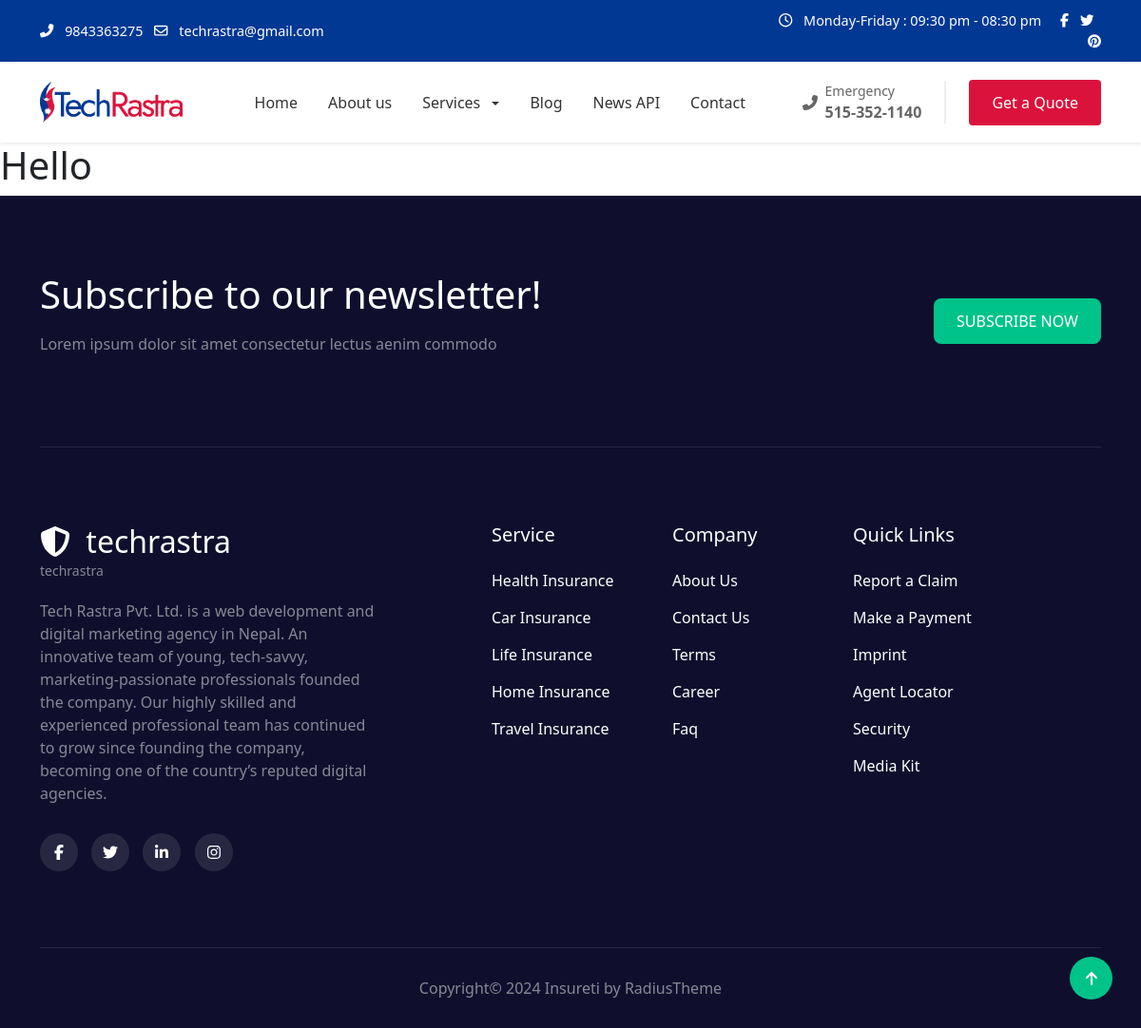
Page /about-us on the committed database.
### website/models.py (models this page shows, shortened)
class Setting(models.Model):
    name = models.CharField(max_length=100)
    slug = models.SlugField(max_length=100, unique=True)
    email = models.EmailField(blank=True, null=True)
    phone = models.CharField(max_length=100, blank=True, null=True)
    address = models.CharField(max_length=100, blank=True, null=True)
    description = models.TextField(blank=True, null=True)
    logo = models.ImageField(upload_to='logo/', blank=True, null=True)
    favicon = models.ImageField(upload_to='favicon/', blank=True, null=True)
    meta_title = models.CharField(max_length=100, blank=True, null=True)
    meta_description = models.TextField(blank=True, null=True)
    meta_keyword = models.TextField(blank=True, null=True)

### website/views.py (the view)
# urls.py: path('about-us', views.about, name='about-us'),
def about(request):
    data={
            'aboutUs': Page.objects.get(page_section_name='about-us'),
    }
    return render(request, 'about.html',data)

### website/general.py (called while the page is built)
def global_data(request):
    data={
            'settingData': Setting.objects.first(),
            'menuServiceData': Service.objects.all(),
    }
    return data

### website/templates/about.html
{% extends 'layouts/master.html' %}
{% block content %}
<h1>Hello</h1>
{% endblock %}

### website/templates/layouts/header.html (shortened to what this page needs)
    {% load static %}
    <div class="top-bar">
        <div class="container">
            <div class="row align-items-center">
                <div class="col-md-8">
                    {% if settingData %}
                    <a href="tel:{{settingData.phone}}" class="text-white me-2 text-decoration-none">
                        <i class="fas fa-phone-alt me-2"></i>
                            {{ settingData.phone }}
                    </a>
                    {% endif %}
                    <a href="" class="text-white me-2 text-decoration-none">
                        <i class="far fa-envelope me-2"></i>
                        {% if settingData %}
                            {{ settingData.email }}
                        {% else %}
                        info@techrastra.com
                        {% endif %}
                    </a>
                </div>
                <div class="col-md-4 text-end">
                        <span class="me-3">
                            <i class="far fa-clock me-2"></i>
                            Monday-Friday : 09:30 pm - 08:30 pm
                        </span>
                    <a href="#" class="text-white me-2"><i class="fab fa-facebook-f"></i></a>
                    <a href="#" class="text-white me-2"><i class="fab fa-twitter"></i></a>
                    <a href="#" class="text-white"><i class="fab fa-pinterest"></i></a>
                </div>
            </div>
        </div>
    </div>
    <nav class="navbar navbar-expand-lg navbar-light bg-white py-3 shadow-sm sticky-top">
        <div class="container">
            <a class="navbar-brand" href="{% url 'index' %}">
                {% if settingData.logo %}
                    <img src="{{ settingData.logo.url }}" alt="Techrastra">
                {% else %}
                    <img src="{% static 'logo/logo.webp' %}" alt="Techrastra">
                {% endif %}
            </a>
            <div class="collapse navbar-collapse" id="navbarNav">
                <ul class="navbar-nav mx-auto">
                    <li class="nav-item">
                        <a class="nav-link" href="{% url 'index' %}">
                            Home
                        </a>
                    </li>
                    <li class="nav-item">
                        <a class="nav-link" href="{% url 'about-us' %}">
                            About us
                        </a>
                    </li>
                    <li class="nav-item dropdown">
                        <a class="nav-link dropdown-toggle" href="{% url 'service' %}" role="button" data-bs-toggle="dropdown">
                            Services
                        </a>
                    </li>
                    <li class="nav-item">
                        <a class="nav-link" href="{% url 'blog' %}">
                            Blog
                        </a>
                    </li>
                    <li class="nav-item">
                        <a class="nav-link" href="{% url 'api-news' %}">
                            News API
                        </a>
                    </li>
                    <li class="nav-item">
                        <a class="nav-link" href="{% url 'contact' %}">
                            Contact
                        </a>
                    </li>
                </ul>
                <div class="d-flex align-items-center">
                    <div class="emergency-phone me-4">
                        <div class="d-flex align-items-center">
                            <i class="fas fa-phone-alt me-2"></i>
                            <div>
                                <small class="d-block">Emergency</small>
                                <strong>515-352-1140</strong>
                            </div>
                        </div>
                    </div>
                    <a href="{% url 'service' %}" class="btn-quote">Get a Quote</a>
                </div>
            </div>
        </div>
    </nav>

### website/templates/layouts/footer.html
<footer class="footer-section">
    <div class="container">
        <div class="newsletter-section">
            <div class="row align-items-center">
                <div class="col-lg-6">
                    <h2 class="h1 mb-3">Subscribe to our newsletter!</h2>
                    <p class="text-white-50">Lorem ipsum dolor sit amet consectetur lectus aenim commodo</p>
                </div>
                <div class="col-lg-6 text-lg-end">
                    <button class="subscribe-btn">SUBSCRIBE NOW</button>
                </div>
            </div>
        </div>
        <div class="row g-4">
            <div class="col-lg-4">
                <div class="footer-logo">
                    <h3 class="h2 mb-0">
                        <i class="fas fa-shield-alt me-2"></i>
                        {{settingData.name}}
                    </h3>
                    <small class="text-white-50 d-block">
                        {{settingData.name}}
                    </small>
                </div>
                <p class="text-white-50">
                    {{settingData.description | safe}}
                </p>
                <div class="social-links">
                    <a href="#"><i class="fab fa-facebook-f"></i></a>
                    <a href="#"><i class="fab fa-twitter"></i></a>
                    <a href="#"><i class="fab fa-linkedin-in"></i></a>
                    <a href="#"><i class="fab fa-instagram"></i></a>
                </div>
            </div>
            <div class="col-lg-2 offset-lg-1">
                <h5 class="mb-4">Service</h5>
                <ul class="footer-links">
                    <li><a href="#">Health Insurance</a></li>
                    <li><a href="#">Car Insurance</a></li>
                    <li><a href="#">Life Insurance</a></li>
                    <li><a href="#">Home Insurance</a></li>
                    <li><a href="#">Travel Insurance</a></li>
                </ul>
            </div>
            <div class="col-lg-2">
                <h5 class="mb-4">Company</h5>
                <ul class="footer-links">
                    <li><a href="#">About Us</a></li>
                    <li><a href="#">Contact Us</a></li>
                    <li><a href="#">Terms</a></li>
                    <li><a href="#">Career</a></li>
                    <li><a href="#">Faq</a></li>
                </ul>
            </div>
            <div class="col-lg-2">
                <h5 class="mb-4">Quick Links</h5>
                <ul class="footer-links">
                    <li><a href="#">Report a Claim</a></li>
                    <li><a href="#">Make a Payment</a></li>
                    <li><a href="#">Imprint</a></li>
                    <li><a href="#">Agent Locator</a></li>
                    <li><a href="#">Security</a></li>
                    <li><a href="#">Media Kit</a></li>
                </ul>
            </div>
        </div>
        <div class="copyright text-center">
            <p class="mb-0 text-white-50">Copyright© 2024 Insureti by RadiusTheme</p>
        </div>
    </div>
    <a href="#" class="scroll-top">
        <i class="fas fa-arrow-up"></i>
    </a>
</footer>

### static/css/style.css (style rules this page uses)
body { margin: 0; padding: 0; }
.top-bar { background-color: #013893; color: white; font-size: 0.9rem; padding: 11px 27px; }
.navbar-brand img { width: 150px; }
.nav-link { color: #333 !important; font-weight: 500; padding: 0.5rem 1rem !important; }
.emergency-phone { color: #666; border-right: 2px solid #eee; padding-right: 1.5rem; }
.btn-quote { background-color: #db133c; color: white; padding: 0.75rem 1.5rem; border-radius: 4px; text-decoration: none; transition: all 0.3s ease; }
.dropdown-toggle::after { margin-left: 0.5em; vertical-align: middle; }
.footer-section { background-color: #0f0f2d; color: white; padding: 80px 0 0 0; }
.newsletter-section { border-bottom: 1px solid rgba(255, 255, 255, 0.1); padding-bottom: 80px; margin-bottom: 80px; }
.subscribe-btn { background-color: #00c389; border: none; border-radius: 8px; padding: 12px 24px; color: white; font-weight: 500; transition: opacity 0.3s; }
.footer-logo { margin-bottom: 20px; }
.footer-links { list-style: none; padding: 0; }
.footer-links li { margin-bottom: 15px; }
.footer-links a { color: #ffffff; text-decoration: none; transition: opacity 0.3s; }
.social-links { margin-top: 30px; }
.social-links a { display: inline-flex; align-items: center; justify-content: center; width: 40px; height: 40px; background-color: rgba(255, 255, 255, 0.1); border-radius: 50%; margin-right: 10px; color: white; text-decoration: none; transition: background-color 0.3s; }
.copyright { padding: 30px 0; border-top: 1px solid rgba(255, 255, 255, 0.1); margin-top: 80px; }
.scroll-top { position: fixed; bottom: 30px; right: 30px; width: 45px; height: 45px; background-color: #00c389; color: white; border-radius: 50%; display: flex; align-items: center; justify-content: center; text-decoration: none; transition: opacity 0.3s; }

### rows in the picture
Setting: phone "9843363275", email "techrastra@gmail.com", logo (picture), name "techrastra", description "Tech Rastra Pvt. Ltd. is a web development and digital marketing agency in Nepal. An innovative team of young, tech-savvy, marketing-passionate professionals founded the company. Our highly skilled and experienced professional team has continued to grow since founding the company, becoming one of the country’s reputed digital agencies."
